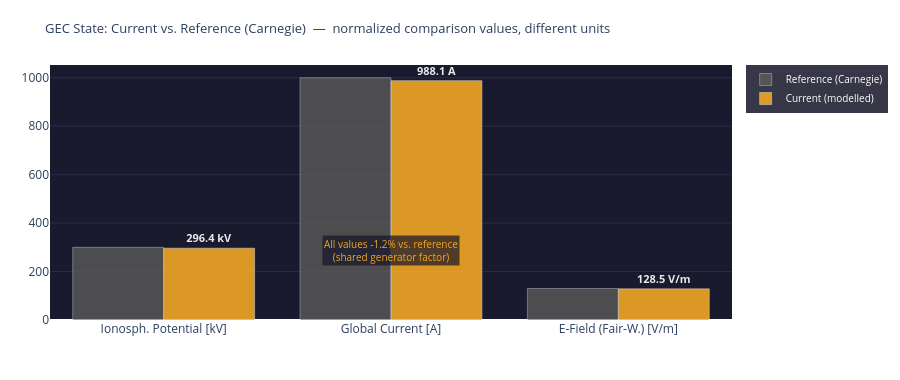

Notebook source saved alongside this figure:
### Markdown cell above
---
## 4. Visualizations

### Code cell
# ============================================================
# GEC STATE vs. REFERENCE
# Note: raw values have different units (kV, A, V/m)
# Comparison shows relative deviation from Carnegie reference
# ============================================================

metrics = [
    ('Ionosph. Potential', 'kV',  GEC_REF['V_iono_kV'], V_iono_mod),
    ('Global Current',     'A',   GEC_REF['I_total_A'], I_total_mod),
    ('E-Field (Fair-W.)',  'V/m', GEC_REF['E_field_Vm'], E_mod),
]
labels_units = [f'{m[0]}\n[{m[1]}]' for m in metrics]

fig = go.Figure()
fig.add_trace(go.Bar(
    name='Reference (Carnegie)',
    x=labels_units, y=[m[2] for m in metrics],
    marker_color='#5F5E5A', opacity=0.75
))
fig.add_trace(go.Bar(
    name='Current (modelled)',
    x=labels_units, y=[m[3] for m in metrics],
    marker_color='#F2A623', opacity=0.90,
    text=[f'<b>{m[3]:.1f} {m[1]}</b>' for m in metrics],
    textposition='outside',
    textfont=dict(color='white', size=11)
))

# Joint percentage value as annotation
delta_pct = round((V_iono_mod - GEC_REF['V_iono_kV']) / GEC_REF['V_iono_kV'] * 100, 1)
fig.add_annotation(
    x=1.0, y=max(GEC_REF['V_iono_kV'], V_iono_mod) * 0.95,
    text=f'All values {delta_pct:+.1f}% vs. reference<br>(shared generator factor)',
    showarrow=False, xanchor='center',
    font=dict(color='#F2A623', size=10),
    bgcolor='rgba(20,20,40,0.7)'
)

fig.update_layout(
    title=dict(
        text='GEC State: Current vs. Reference (Carnegie)  —  normalized comparison values, different units',
        font=dict(size=13)
    ),
    barmode='group',
    height=380,
    plot_bgcolor='#1a1a2e', paper_bgcolor='rgba(0,0,0,0)',
    margin=dict(l=50, r=50, t=65, b=60),
    legend=dict(bgcolor='rgba(20,20,40,0.85)', font=dict(color='white', size=10)),
    yaxis=dict(gridcolor='#2a2a4a')
)
fig.show()

print(f'GEC deviation from Carnegie reference: {delta_pct:+.1f}%')
print(f'  (all values scale with the same generator factor {generator_strength:.3f})')

### Figure 1 — Plotly figure (JSON) as saved in the notebook; plotly's stock layout.template omitted (floating-point values rounded to 4 significant figures)
{"data": [{"marker": {"color": "#5F5E5A"}, "name": "Reference (Carnegie)", "opacity": 0.75, "type": "bar", "x": ["Ionosph. Potential\n[kV]", "Global Current\n[A]", "E-Field (Fair-W.)\n[V/m]"], "y": [300.0, 1000.0, 130.0]}, {"marker": {"color": "#F2A623"}, "name": "Current (modelled)", "opacity": 0.9, "text": ["<b>296.4 kV</b>", "<b>988.1 A</b>", "<b>128.5 V/m</b>"], "textfont": {"color": "white", "size": 11}, "textposition": "outside", "type": "bar", "x": ["Ionosph. Potential\n[kV]", "Global Current\n[A]", "E-Field (Fair-W.)\n[V/m]"], "y": [296.4, 988.1, 128.5]}], "layout": {"annotations": [{"bgcolor": "rgba(20,20,40,0.7)", "font": {"color": "#F2A623", "size": 10}, "showarrow": false, "text": "All values -1.2% vs. reference<br>(shared generator factor)", "x": 1.0, "xanchor": "center", "y": 285.0}], "barmode": "group", "height": 380, "legend": {"bgcolor": "rgba(20,20,40,0.85)", "font": {"color": "white", "size": 10}}, "margin": {"b": 60, "l": 50, "r": 50, "t": 65}, "paper_bgcolor": "rgba(0,0,0,0)", "plot_bgcolor": "#1a1a2e", "title": {"font": {"size": 13}, "text": "GEC State: Current vs. Reference (Carnegie)  —  normalized comparison values, different units"}, "yaxis": {"gridcolor": "#2a2a4a"}}}
